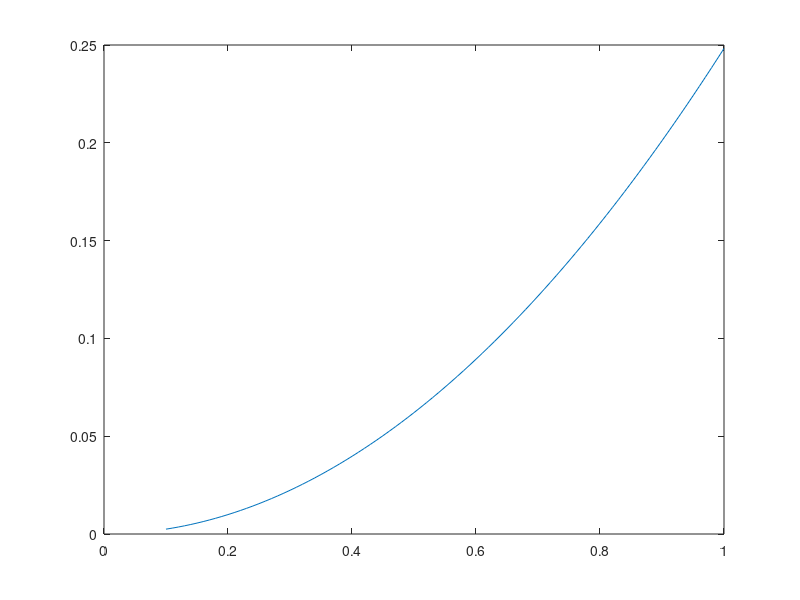

Recreate this plot in MATLAB.
clear; close all;

V0 = 0;
g = 9.8;
T = 0.1:0.01:1;
omega = 2*pi./T;
A = sqrt((V0./omega).^2 + g^2./omega.^4);
plot(T,A)